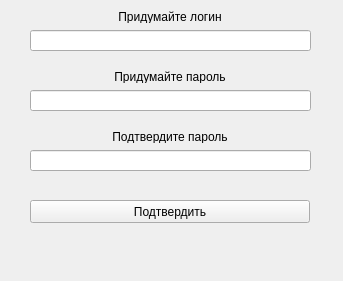
<?xml version="1.0" encoding="UTF-8"?>
<ui version="4.0">
 <class>Form</class>
 <widget class="QWidget" name="Form">
  <property name="geometry">
   <rect>
    <x>0</x>
    <y>0</y>
    <width>343</width>
    <height>281</height>
   </rect>
  </property>
  <property name="windowTitle">
   <string>Form</string>
  </property>
  <widget class="QLineEdit" name="lineEdit">
   <property name="geometry">
    <rect>
     <x>30</x>
     <y>30</y>
     <width>281</width>
     <height>21</height>
    </rect>
   </property>
  </widget>
  <widget class="QLineEdit" name="lineEdit_2">
   <property name="geometry">
    <rect>
     <x>30</x>
     <y>90</y>
     <width>281</width>
     <height>21</height>
    </rect>
   </property>
  </widget>
  <widget class="QLineEdit" name="lineEdit_3">
   <property name="geometry">
    <rect>
     <x>30</x>
     <y>150</y>
     <width>281</width>
     <height>21</height>
    </rect>
   </property>
  </widget>
  <widget class="QLabel" name="label">
   <property name="geometry">
    <rect>
     <x>30</x>
     <y>10</y>
     <width>280</width>
     <height>13</height>
    </rect>
   </property>
   <property name="text">
    <string>Придумайте логин</string>
   </property>
   <property name="alignment">
    <set>Qt::AlignCenter</set>
   </property>
  </widget>
  <widget class="QLabel" name="label_2">
   <property name="geometry">
    <rect>
     <x>30</x>
     <y>70</y>
     <width>280</width>
     <height>13</height>
    </rect>
   </property>
   <property name="text">
    <string>Придумайте пароль</string>
   </property>
   <property name="alignment">
    <set>Qt::AlignCenter</set>
   </property>
  </widget>
  <widget class="QLabel" name="label_3">
   <property name="geometry">
    <rect>
     <x>30</x>
     <y>130</y>
     <width>280</width>
     <height>13</height>
    </rect>
   </property>
   <property name="text">
    <string>Подтвердите пароль</string>
   </property>
   <property name="alignment">
    <set>Qt::AlignCenter</set>
   </property>
  </widget>
  <widget class="QPushButton" name="pushButton">
   <property name="geometry">
    <rect>
     <x>30</x>
     <y>200</y>
     <width>280</width>
     <height>23</height>
    </rect>
   </property>
   <property name="text">
    <string>Подтвердить</string>
   </property>
  </widget>
 </widget>
 <resources/>
 <connections/>
</ui>
